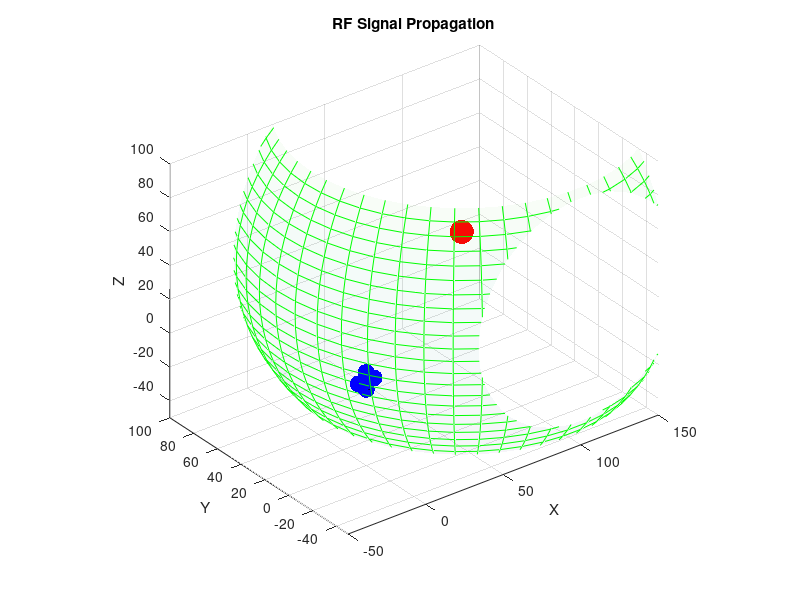

Here is the MATLAB script that generated this plot:
clc;
close all;
clear;
% Drone Position
drone = [100 50 30];

% Antennas

A = [0 0 5];
B = [-5 0 0];
C = [5 0 0];
D = [0 0 -5];

figure;

for r = 1:120

    clf

    hold on
    grid on
    axis equal

    % Drone
    scatter3(drone(1),drone(2),drone(3),300,'r','filled')

    % Antennas
    scatter3(A(1),A(2),A(3),150,'b','filled')
    scatter3(B(1),B(2),B(3),150,'b','filled')
    scatter3(C(1),C(2),C(3),150,'b','filled')
    scatter3(D(1),D(2),D(3),150,'b','filled')

    % Expanding RF Wave

    [x,y,z] = sphere(50);

    surf(...
        drone(1)+r*x,...
        drone(2)+r*y,...
        drone(3)+r*z,...
        'FaceAlpha',0.05,...
        'EdgeColor','g');

    text(drone(1),drone(2),drone(3),' DRONE')

    text(A(1),A(2),A(3),' ANT A')
    text(B(1),B(2),B(3),' ANT B')
    text(C(1),C(2),C(3),' ANT C')
    text(D(1),D(2),D(3),' ANT D')

    xlabel('X')
    ylabel('Y')
    zlabel('Z')

    title('RF Signal Propagation')

    axis([-50 150 -50 100 -50 100])

    view(3)

    drawnow

    pause(0.03)

end
